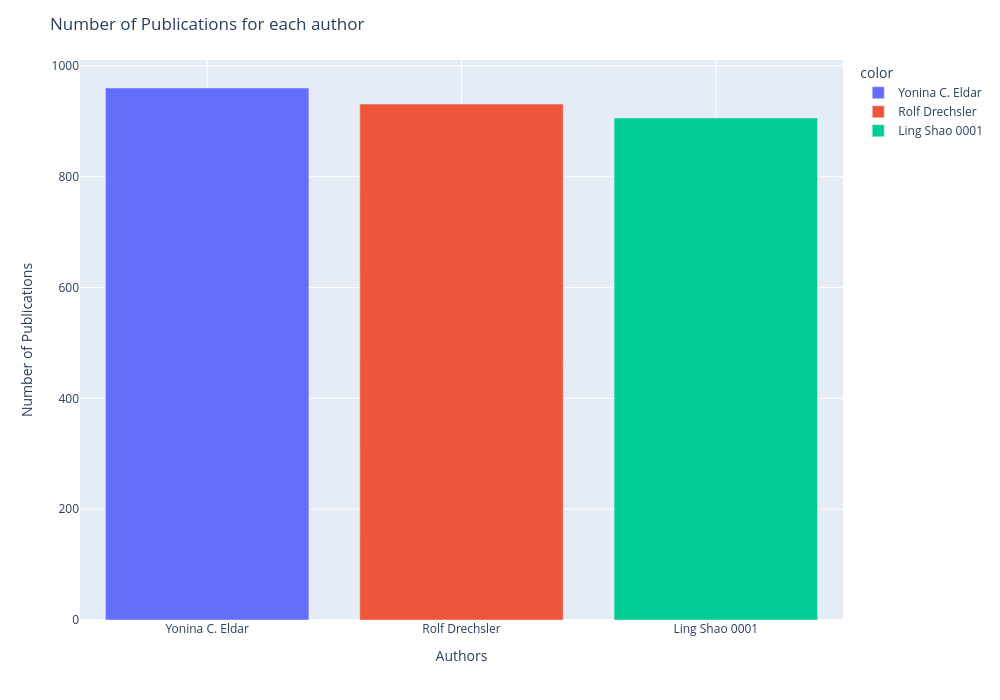

The notebook cell saved with this chart:
### Code cell
# Visualize the number of publications for each author using 'plotly.express'
fig = px.bar(x=sorted_authors, y=sorted_pubs_count, color=sorted_authors)

layout = dict(
autosize=False,
title=r"Number of Publications for each author",
xaxis=dict(title='Authors', showgrid=True),
yaxis=dict(title='Number of Publications'),
width=1000,
height=700,
)

fig.update_layout(layout).show()

### Figure 1 — Plotly figure (JSON) as saved in the notebook; plotly's stock layout.template omitted (floating-point values rounded to 4 significant figures)
{"data": [{"hovertemplate": "color=Yonina C. Eldar<br>x=%{x}<br>y=%{y}<extra></extra>", "legendgroup": "Yonina C. Eldar", "marker": {"color": "#636efa", "pattern": {"shape": ""}}, "name": "Yonina C. Eldar", "orientation": "v", "showlegend": true, "textposition": "auto", "type": "bar", "x": ["Yonina C. Eldar"], "xaxis": "x", "y": [960], "yaxis": "y"}, {"hovertemplate": "color=Rolf Drechsler<br>x=%{x}<br>y=%{y}<extra></extra>", "legendgroup": "Rolf Drechsler", "marker": {"color": "#EF553B", "pattern": {"shape": ""}}, "name": "Rolf Drechsler", "orientation": "v", "showlegend": true, "textposition": "auto", "type": "bar", "x": ["Rolf Drechsler"], "xaxis": "x", "y": [931], "yaxis": "y"}, {"hovertemplate": "color=Ling Shao 0001<br>x=%{x}<br>y=%{y}<extra></extra>", "legendgroup": "Ling Shao 0001", "marker": {"color": "#00cc96", "pattern": {"shape": ""}}, "name": "Ling Shao 0001", "orientation": "v", "showlegend": true, "textposition": "auto", "type": "bar", "x": ["Ling Shao 0001"], "xaxis": "x", "y": [906], "yaxis": "y"}], "layout": {"autosize": false, "barmode": "relative", "height": 700, "legend": {"title": {"text": "color"}, "tracegroupgap": 0}, "margin": {"t": 60}, "title": {"text": "Number of Publications for each author"}, "width": 1000, "xaxis": {"anchor": "y", "domain": [0, 1], "showgrid": true, "title": {"text": "Authors"}}, "yaxis": {"anchor": "x", "domain": [0, 1], "title": {"text": "Number of Publications"}}}}
